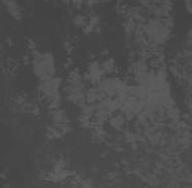
#> input picture resource/pics/1.jpg, 192 x 188 px
$ python shi.py 1.jpg
#> lines starting #> are read from the running program, lines starting #| are printed output that depends on the picture; after the words box and inside, x2 and y2 are one past the last pixel; in counts of white or black regions, pixels touching at a corner belong together
import numpy as np
import cv2
#from matplotlib import pyplot as plt
import sys

assert len(sys.argv) > 1, "Pass an image as param"
filename = sys.argv[1]
img = cv2.imread(filename)
#> img is the input picture: shape (188, 192, 3); min 64, max 98, mean 76.5
gray = cv2.cvtColor(img,cv2.COLOR_BGR2GRAY)

corners = cv2.goodFeaturesToTrack(gray, 50, 0.01, 10)
#> corners = 50 rows, first 8: [90, 121], [67, 58], [117, 72], [111, 59], [123, 11], [47, 175], [112, 99], [74, 171]
corners = np.int0(corners)

for i in corners:
    x,y = i.ravel()
    cv2.circle(img,(x,y),3,255,-1)
#> this loop made 50 passes
#> (x, y) on passes 1 to 12: (90, 121), (67, 58), (117, 72), (111, 59), (123, 11), (47, 175), (112, 99), (74, 171), (60, 79), (88, 73), (175, 76), (29, 47)
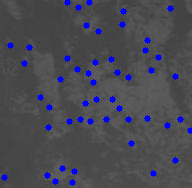
#> img: shape (188, 192, 3); 3.99% of pixels changed, all inside (x1, y1, x2, y2) = (1, 0, 192, 186)

#plt.imshow(img),plt.show()
cv2.imshow("Shi", img)
if cv2.waitKey(0) & 0xff == 27:
#> (key Esc is pressed here)
    cv2.destroyAllWindows()

$ run again, on resource/pics/1420501796.jpg
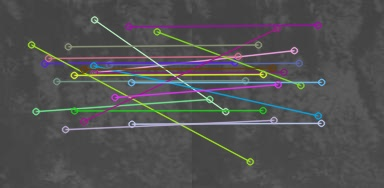
#> input picture resource/pics/1420501796.jpg, 384 x 188 px
#> img is the input picture: shape (188, 384, 3); mean B, G, R 81.8, 81.3, 81.5
#> `gray = cv2.cvtColor(img,cv2.COLOR_BGR2GRAY)`:
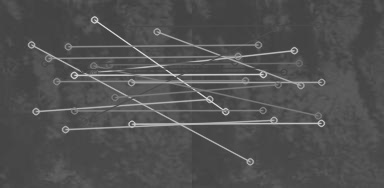
#> gray: shape (188, 384); min 61, max 219, mean 81.4
#> corners = 50 rows, first 8: [260, 74], [97, 21], [76, 75], [212, 101], [132, 123], [318, 123], [278, 121], [176, 77]
#> the loop `for i in corners:` made 50 passes
#> after the loop `for i in corners:`:
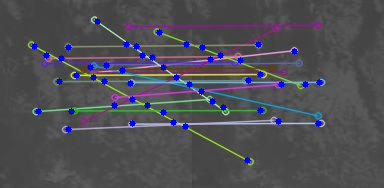
#> img: shape (188, 384, 3); 2.01% of pixels changed, all inside (x1, y1, x2, y2) = (31, 18, 323, 164)
